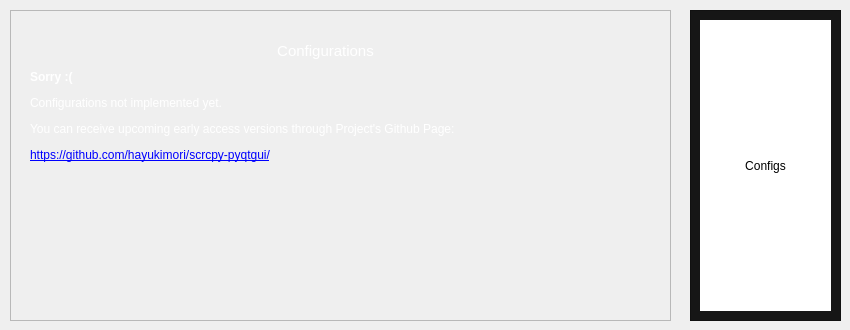
       <widget class="QWidget" name="page_6">
        <widget class="QFrame" name="frame_15">
         <property name="geometry">
          <rect>
           <x>690</x>
           <y>10</y>
           <width>151</width>
           <height>311</height>
          </rect>
         </property>
         <property name="styleSheet">
          <string notr="true">QFrame{
	background-color: rgb(22,22,22);
}</string>
         </property>
         <property name="frameShape">
          <enum>QFrame::StyledPanel</enum>
         </property>
         <property name="frameShadow">
          <enum>QFrame::Raised</enum>
         </property>
         <widget class="QLabel" name="label_26">
          <property name="geometry">
           <rect>
            <x>10</x>
            <y>10</y>
            <width>131</width>
            <height>291</height>
           </rect>
          </property>
          <property name="styleSheet">
           <string notr="true">QLabel{
	background-color: white;
}</string>
          </property>
          <property name="text">
           <string>Configs</string>
          </property>
          <property name="alignment">
           <set>Qt::AlignCenter</set>
          </property>
         </widget>
        </widget>
        <widget class="QFrame" name="frame_16">
         <property name="geometry">
          <rect>
           <x>10</x>
           <y>10</y>
           <width>661</width>
           <height>311</height>
          </rect>
         </property>
         <property name="styleSheet">
          <string notr="true">QFrame{
	color: rgb(255,255,255);
}</string>
         </property>
         <property name="frameShape">
          <enum>QFrame::StyledPanel</enum>
         </property>
         <property name="frameShadow">
          <enum>QFrame::Raised</enum>
         </property>
         <widget class="QLabel" name="label_27">
          <property name="geometry">
           <rect>
            <x>140</x>
            <y>10</y>
            <width>351</width>
            <height>61</height>
           </rect>
          </property>
          <property name="font">
           <font>
            <family>Cantarell</family>
            <pointsize>11</pointsize>
           </font>
          </property>
          <property name="text">
           <string>Configurations</string>
          </property>
          <property name="alignment">
           <set>Qt::AlignCenter</set>
          </property>
         </widget>
         <widget class="QLabel" name="label_28">
          <property name="geometry">
           <rect>
            <x>20</x>
            <y>60</y>
            <width>641</width>
            <height>121</height>
           </rect>
          </property>
          <property name="frameShadow">
           <enum>QFrame::Plain</enum>
          </property>
          <property name="text">
           <string>&lt;html&gt;&lt;head/&gt;&lt;body&gt;&lt;p&gt;&lt;span style=&quot; font-weight:600;&quot;&gt;Sorry :(&lt;/span&gt;&lt;/p&gt;&lt;p&gt;Configurations not implemented yet.&lt;/p&gt;&lt;p&gt;You can receive upcoming early access versions through Project's Github Page:&lt;/p&gt;&lt;p&gt;&lt;a href=&quot;https://github.com/hayukimori/scrcpy-pyqtgui/&quot;&gt;&lt;span style=&quot; text-decoration: underline; color:#0000ff;&quot;&gt;https://github.com/hayukimori/scrcpy-pyqtgui/&lt;/span&gt;&lt;/a&gt;&lt;/p&gt;&lt;/body&gt;&lt;/html&gt;</string>
          </property>
          <property name="scaledContents">
           <bool>false</bool>
          </property>
          <property name="alignment">
           <set>Qt::AlignLeading|Qt::AlignLeft|Qt::AlignTop</set>
          </property>
          <property name="wordWrap">
           <bool>true</bool>
          </property>
          <property name="openExternalLinks">
           <bool>true</bool>
          </property>
         </widget>
        </widget>
       </widget>
